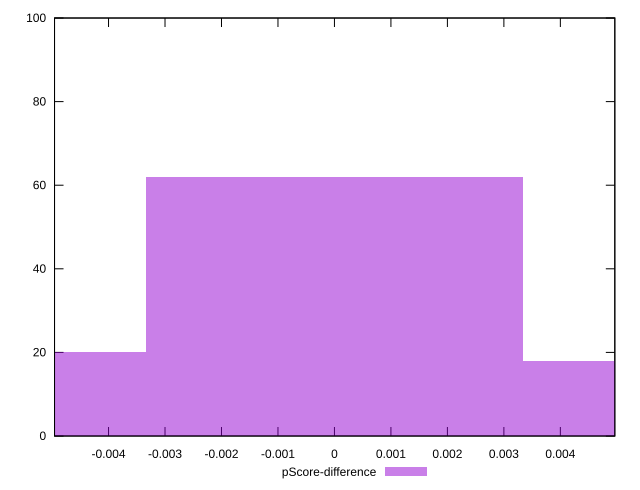

The script that saved this image:
reset

$pScoreDifference <<EOF
0 62
-0.00667227672862778 20
0.00667227672862778 18
EOF

set key outside below
set boxwidth 0.00667227672862778
set xrange [-0.004956204692549836:0.004964372903314168]
set yrange [0:100]
set trange [0:100]
set style fill transparent solid 0.5 noborder
set terminal svg size 640, 490 enhanced background rgb 'white'
set output "reprap/max-potential-fid/samples/pages+cached+noexternal+nomedia/pScore-difference/histogram.svg"

plot $pScoreDifference title "pScore-difference" with boxes

reset
